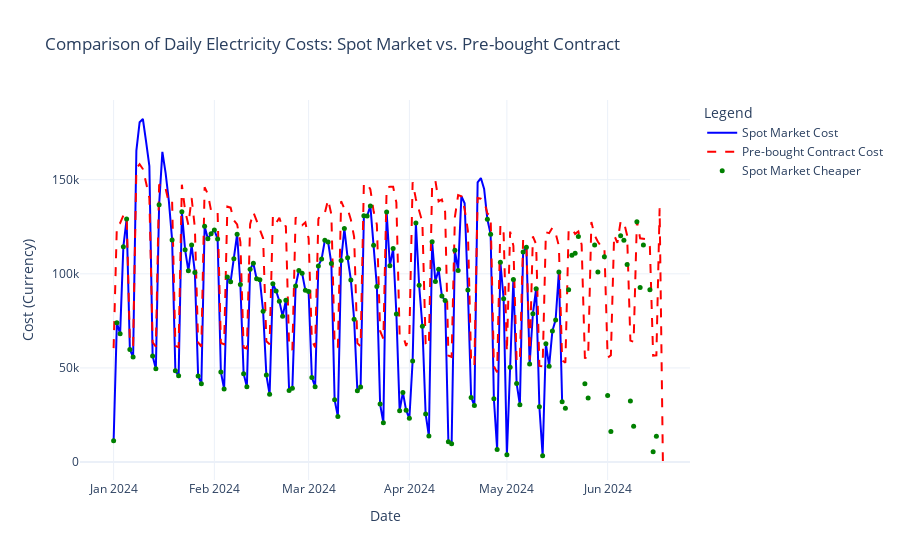

Notebook source saved alongside this figure:
### Code cell
import plotly.graph_objects as go

# Create a Plotly graph to show the relevant information
fig = go.Figure()

# Add traces for Spot Market Cost and Pre-bought Contract Cost
fig.add_trace(go.Scatter(x=merged_data_corrected['Date'], y=merged_data_corrected['Daily_Cost'], mode='lines', name='Spot Market Cost', line=dict(color='blue')))
fig.add_trace(go.Scatter(x=merged_data_corrected['Date'], y=merged_data_corrected['Prebought_Cost'], mode='lines', name='Pre-bought Contract Cost', line=dict(color='red', dash='dash')))

# Highlight the days where the spot market is cheaper
fig.add_trace(go.Scatter(x=merged_data_corrected['Date'][merged_data_corrected['Spot_Cheaper']], 
                         y=merged_data_corrected['Daily_Cost'][merged_data_corrected['Spot_Cheaper']], 
                         mode='markers', name='Spot Market Cheaper', marker=dict(color='green', size=5)))

# Update layout for better visualization
fig.update_layout(
    title='Comparison of Daily Electricity Costs: Spot Market vs. Pre-bought Contract',
    xaxis_title='Date',
    yaxis_title='Cost (Currency)',
    legend_title='Legend',
    template='plotly_white'
)

# Show the plot
fig.show()
fig.write_html("comparison.html")

### Figure 1 — Plotly figure (JSON) as saved in the notebook; plotly's stock layout.template omitted (floating-point values rounded to 4 significant figures; data arrays with more than 128 entries replaced by an {"elided": "..."} marker saying what was removed)
{"data": [{"line": {"color": "blue"}, "mode": "lines", "name": "Spot Market Cost", "type": "scatter", "x": {"elided": "906 str values"}, "y": {"elided": "906 float values"}}, {"line": {"color": "red", "dash": "dash"}, "mode": "lines", "name": "Pre-bought Contract Cost", "type": "scatter", "x": {"elided": "906 str values"}, "y": {"elided": "906 float values"}}, {"marker": {"color": "green", "size": 5}, "mode": "markers", "name": "Spot Market Cheaper", "type": "scatter", "x": {"elided": "149 str values"}, "y": {"elided": "149 float values"}}], "layout": {"legend": {"title": {"text": "Legend"}}, "title": {"text": "Comparison of Daily Electricity Costs: Spot Market vs. Pre-bought Contract"}, "xaxis": {"title": {"text": "Date"}}, "yaxis": {"title": {"text": "Cost (Currency)"}}}}
